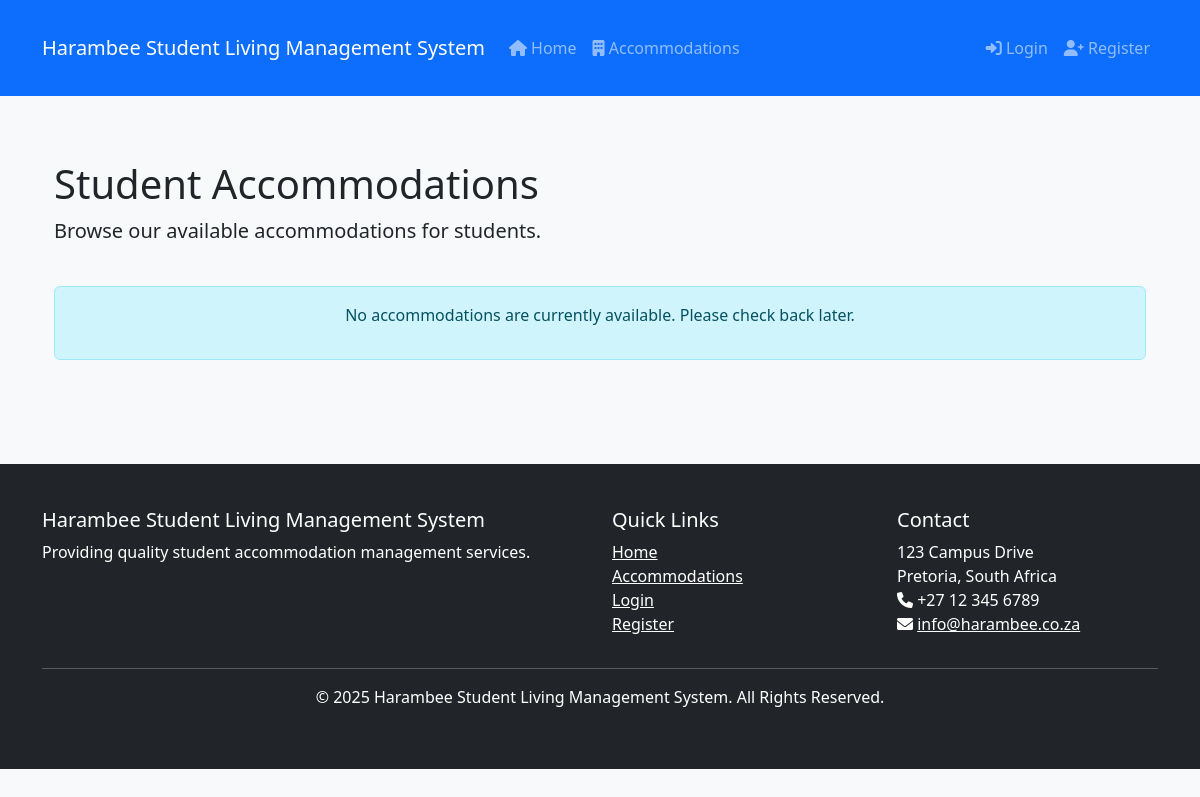
Before: /accommodations.php with the older database file.
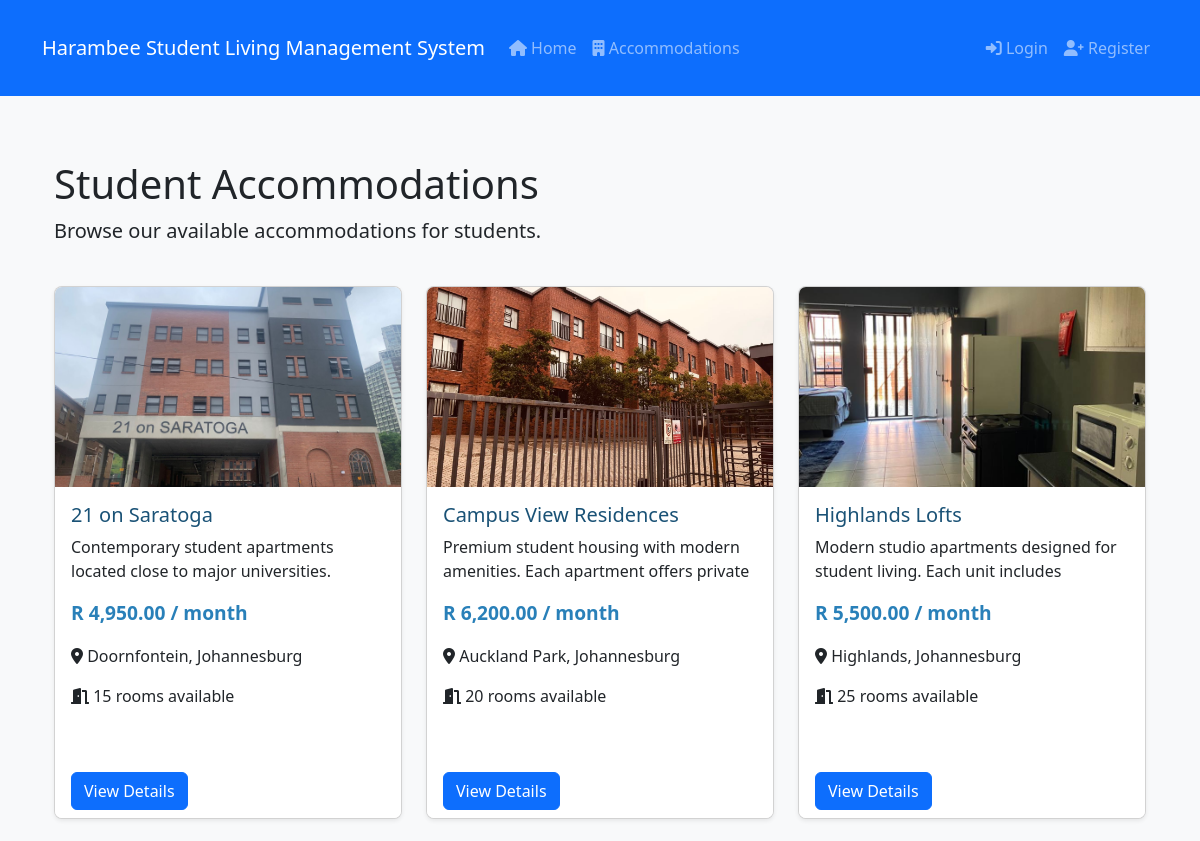
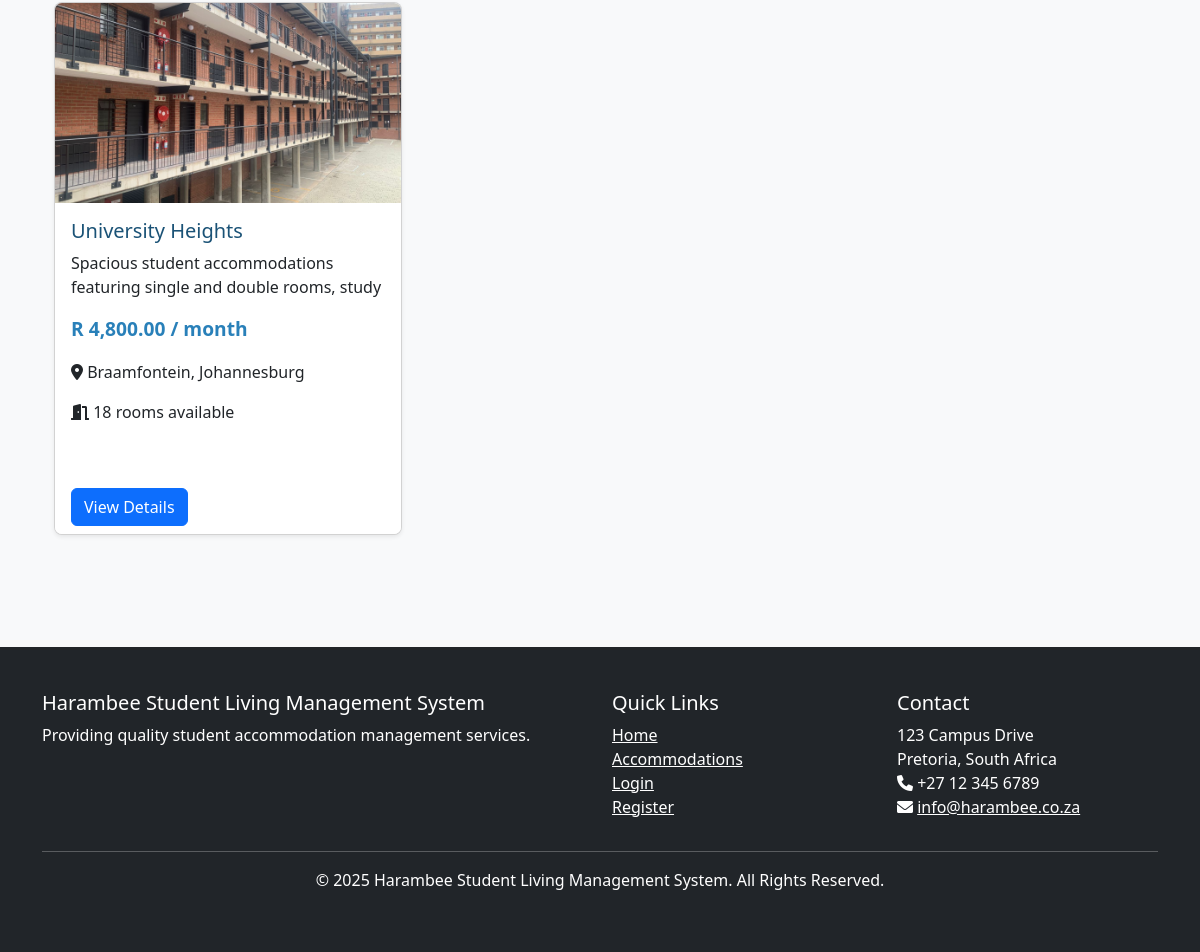
After: the same page with the newer database file (2 pictures, top to bottom).
### tables this page shows
CREATE TABLE accommodations (
        id INTEGER PRIMARY KEY AUTOINCREMENT,
        name VARCHAR(100) NOT NULL,
        location TEXT NOT NULL,
        description TEXT,
        rooms_available INTEGER NOT NULL,
        price_per_month DECIMAL(10,2) NOT NULL,
        admin_id INTEGER,
        image_path VARCHAR(255),
        created_at DATETIME NOT NULL,
        FOREIGN KEY (admin_id) REFERENCES users (id)
    );

### includes/authentication.php (called while the page is built, shortened)
<?php
require_once 'database.php';
function isLoggedIn() {
    return isset($_SESSION['user_id']);
}
?>

### includes/database.php (called while the page is built, shortened)
<?php
function connectDB() {
    try {
        if (DB_TYPE === 'sqlite') {
            $pdo = new PDO('sqlite:' . DB_PATH);
        } else {
            $dsn = 'mysql:host=' . DB_HOST . ';dbname=' . DB_NAME . ';charset=utf8mb4';
            $pdo = new PDO($dsn, DB_USER, DB_PASS);
        }
        $pdo->setAttribute(PDO::ATTR_ERRMODE, PDO::ERRMODE_EXCEPTION);
        $pdo->setAttribute(PDO::ATTR_DEFAULT_FETCH_MODE, PDO::FETCH_ASSOC);
        return $pdo;
    } catch (PDOException $e) {
        die("Database connection failed: " . $e->getMessage());
    }
}
function executeQuery($sql, $params = []) {
    try {
        $pdo = connectDB();
        $stmt = $pdo->prepare($sql);
        $stmt->execute($params);
        return $stmt;
    } catch (PDOException $e) {
        die("Query execution failed: " . $e->getMessage());
    }
}
function fetchAll($sql, $params = []) {
    $stmt = executeQuery($sql, $params);
    return $stmt->fetchAll();
}
?>

### includes/functions.php (called while the page is built, shortened)
<?php
require_once 'database.php';
require_once 'authentication.php';
function formatCurrency($amount, $symbol = 'R') {
    return $symbol . ' ' . number_format($amount, 2, '.', ',');
}
?>

### accommodations.php (the view, shortened to what this page needs)
<?php
require_once 'includes/database.php';
require_once 'includes/functions.php';
require_once 'includes/authentication.php';
$accommodationId = isset($_GET['id']) ? intval($_GET['id']) : 0;
if ($accommodationId) {
    $accommodation = getAccommodationById($accommodationId);
    if (!$accommodation) {
        header('Location: accommodations.php');
        exit;
    }
} else {
    $accommodations = fetchAll("SELECT * FROM accommodations ORDER BY name ASC");
}
include 'includes/header.php';
?>
<?php if ($accommodationId && $accommodation): ?>
    <div class="container">
        <div class="row mb-4">
            <div class="col-md-8">
                <nav aria-label="breadcrumb">
                    <ol class="breadcrumb">
                        <li class="breadcrumb-item"><a href="index.php">Home</a></li>
                        <li class="breadcrumb-item"><a href="accommodations.php">Accommodations</a></li>
                        <li class="breadcrumb-item active" aria-current="page"><?= $accommodation['name'] ?></li>
                    </ol>
                </nav>
                <h1><?= $accommodation['name'] ?></h1>
            </div>
        </div>
        <div class="row">
            <div class="col-md-8 mb-4">
                <div class="card">
                    <?php if (!empty($accommodation['image_path'])): ?>
                        <img src="uploads/accommodations/<?= $accommodation['image_path'] ?>" class="img-fluid" alt="<?= $accommodation['name'] ?>">
                    <?php else: ?>
                        <div class="bg-light p-5 text-center">
                            <i class="fas fa-building fa-5x text-secondary"></i>
                            <p class="mt-3 text-muted">No image available</p>
                        </div>
                    <?php endif; ?>
                    <div class="card-body">
                        <h5 class="card-title">Description</h5>
                        <p class="card-text"><?= nl2br($accommodation['description']) ?></p>
                        <h5 class="mt-4">Location</h5>
                        <p><i class="fas fa-map-marker-alt"></i> <?= $accommodation['location'] ?></p>
                        <div class="row mt-4">
                            <div class="col-md-6">
                                <h5>Price</h5>
                                <p class="accommodation-price"><?= formatCurrency($accommodation['price_per_month']) ?> / month</p>
                            </div>
                            <div class="col-md-6">
                                <h5>Availability</h5>
                                <p><?= $accommodation['rooms_available'] ?> rooms available</p>
                            </div>
                        </div>
                    </div>
                </div>
            </div>
            <div class="col-md-4">
                <div class="card mb-4">
                    <div class="card-header bg-primary text-white">
                        <h5 class="mb-0">Apply Now</h5>
                    </div>
                    <div class="card-body">
                        <p>Interested in this accommodation? Submit an application now.</p>
                        <?php if (!isLoggedIn()): ?>
                            <p>You need to be logged in to apply.</p>
                            <div class="d-grid gap-2">
                                <a href="login.php" class="btn btn-primary">Login</a>
                                <a href="register.php" class="btn btn-outline-primary">Register</a>
                            </div>
                        <?php elseif (hasRole(ROLE_STUDENT)): ?>
                            <div class="d-grid">
                                <a href="applications.php?accommodation_id=<?= $accommodation['id'] ?>" class="btn btn-primary btn-lg">Apply Now</a>
                            </div>
                        <?php else: ?>
                            <p class="alert alert-info">Admin users cannot apply for accommodation.</p>
                        <?php endif; ?>
                    </div>
                </div>
                <div class="card">
                    <div class="card-header bg-primary text-white">
                        <h5 class="mb-0">Contact Information</h5>
                    </div>
                    <div class="card-body">
                        <p><i class="fas fa-envelope"></i> info@harambee.co.za</p>
                        <p><i class="fas fa-phone"></i> +27 12 345 6789</p>
                        <p><i class="fas fa-clock"></i> Monday to Friday, 8am to 5pm</p>
                    </div>
                </div>
            </div>
        </div>
    </div>
<?php else: ?>
    <div class="container">
        <div class="row mb-4">
            <div class="col-md-8">
                <h1>Student Accommodations</h1>
                <p class="lead">Browse our available accommodations for students.</p>
            </div>
        </div>
        <?php if (empty($accommodations)): ?>
            <div class="alert alert-info">
                <p class="text-center">No accommodations are currently available. Please check back later.</p>
            </div>
        <?php else: ?>
            <div class="row">
                <?php foreach ($accommodations as $accommodation): ?>
                    <div class="col-md-4 mb-4">
                        <div class="card h-100 accommodation-card">
                            <?php if (!empty($accommodation['image_path'])): ?>
                                <img src="uploads/accommodations/<?= $accommodation['image_path'] ?>" class="card-img-top" alt="<?= $accommodation['name'] ?>">
                            <?php else: ?>
                                <div class="card-img-top d-flex align-items-center justify-content-center bg-light">
                                    <i class="fas fa-building fa-5x text-secondary"></i>
                                </div>
                            <?php endif; ?>
                            <div class="card-body">
                                <h5 class="card-title"><?= $accommodation['name'] ?></h5>
                                <p class="card-text"><?= substr($accommodation['description'], 0, 100) . '...' ?></p>
                                <p class="accommodation-price"><?= formatCurrency($accommodation['price_per_month']) ?> / month</p>
                                <p><i class="fas fa-map-marker-alt"></i> <?= $accommodation['location'] ?></p>
                                <p><i class="fas fa-door-open"></i> <?= $accommodation['rooms_available'] ?> rooms available</p>
                            </div>
                            <div class="card-footer">
                                <a href="accommodations.php?id=<?= $accommodation['id'] ?>" class="btn btn-primary">View Details</a>
                            </div>
                        </div>
                    </div>
                <?php endforeach; ?>
            </div>
        <?php endif; ?>
    </div>
<?php endif; ?>
<?php include 'includes/footer.php'; ?>

### includes/header.php (shortened to what this page needs)
<!DOCTYPE html>
<html lang="en">
<head>
    <link href="https://cdn.jsdelivr.net/npm/bootstrap@5.3.0-alpha1/dist/css/bootstrap.min.css" rel="stylesheet">
    <link rel="stylesheet" href="https://cdnjs.cloudflare.com/ajax/libs/font-awesome/6.0.0/css/all.min.css">
    <link rel="stylesheet" href="css/style.css">
</head>
<body>
    <nav class="navbar navbar-expand-lg navbar-dark bg-primary">
        <div class="container">
            <a class="navbar-brand" href="index.php"><?= APP_NAME ?></a>
            <div class="collapse navbar-collapse" id="navbarNav">
                <ul class="navbar-nav me-auto">
                    <li class="nav-item">
                        <a class="nav-link" href="index.php"><i class="fas fa-home"></i> Home</a>
                    </li>
                    <li class="nav-item">
                        <a class="nav-link" href="accommodations.php"><i class="fas fa-building"></i> Accommodations</a>
                    </li>
                </ul>
                <ul class="navbar-nav ms-auto">
                    <?php if (isLoggedIn()): ?>
                        <li class="nav-item dropdown">
                            <a class="nav-link dropdown-toggle" href="#" id="navbarDropdown" role="button" data-bs-toggle="dropdown" aria-expanded="false">
                                <i class="fas fa-user"></i> <?= $_SESSION['username'] ?>
                            </a>
                            <ul class="dropdown-menu dropdown-menu-end" aria-labelledby="navbarDropdown">
                                <li><a class="dropdown-item" href="dashboard.php"><i class="fas fa-tachometer-alt"></i> Dashboard</a></li>
                                <li><hr class="dropdown-divider"></li>
                                <li><a class="dropdown-item" href="logout.php"><i class="fas fa-sign-out-alt"></i> Logout</a></li>
                            </ul>
                        </li>
                    <?php else: ?>
                        <li class="nav-item">
                            <a class="nav-link" href="login.php"><i class="fas fa-sign-in-alt"></i> Login</a>
                        </li>
                        <li class="nav-item">
                            <a class="nav-link" href="register.php"><i class="fas fa-user-plus"></i> Register</a>
                        </li>
                    <?php endif; ?>
                </ul>
            </div>
        </div>
    </nav>
    <div class="container mt-4">

### includes/footer.php (shortened to what this page needs)
    </div>
    <footer class="bg-dark text-white mt-5 py-4">
        <div class="container">
            <div class="row">
                <div class="col-md-6">
                    <h5><?= APP_NAME ?></h5>
                    <p>Providing quality student accommodation management services.</p>
                </div>
                <div class="col-md-3">
                    <h5>Quick Links</h5>
                    <ul class="list-unstyled">
                        <li><a href="index.php" class="text-white">Home</a></li>
                        <li><a href="accommodations.php" class="text-white">Accommodations</a></li>
                        <?php if (!isLoggedIn()): ?>
                            <li><a href="login.php" class="text-white">Login</a></li>
                            <li><a href="register.php" class="text-white">Register</a></li>
                        <?php endif; ?>
                    </ul>
                </div>
                <div class="col-md-3">
                    <h5>Contact</h5>
                    <address>
                        <p>123 Campus Drive<br>
                        Pretoria, South Africa<br>
                        <i class="fas fa-phone"></i> +27 12 345 6789<br>
                        <i class="fas fa-envelope"></i> <a href="mailto:info@harambee.co.za" class="text-white">info@harambee.co.za</a></p>
                    </address>
                </div>
            </div>
            <hr>
            <div class="text-center">
                <p>&copy; <?= date('Y') ?> <?= APP_NAME ?>. All Rights Reserved.</p>
            </div>
        </div>
    </footer>
</body>
</html>

### css/style.css (style rules this page uses)
body { background-color: #f8f9fa; min-height: 100vh; display: flex; flex-direction: column; }
footer { margin-top: auto; }
.container { padding-top: 20px; padding-bottom: 20px; }
.card { box-shadow: 0 0.125rem 0.25rem rgba(0, 0, 0, 0.075); margin-bottom: 1.5rem; border-radius: 0.5rem; overflow: hidden; }
.card-title { color: #1a5276; }
.card-img-top { height: 200px; object-fit: cover; }
.accommodation-card { height: 100%; }
.accommodation-card .card-text { height: 3rem; overflow: hidden; }
.accommodation-card .card-footer { background-color: #fff; border-top: none; }
.accommodation-price { font-size: 1.2rem; font-weight: bold; color: #2980b9; }

Changed rows visible on the page:
added accommodations: image_path (picture), name "21 on Saratoga", description "Contemporary student apartments located close to major universities.…", price_per_month "R 4,950.00", location "Doornfontein, Johannesburg", rooms_available "15"
added accommodations: image_path (picture), name "Campus View Residences", description "Premium student housing with modern amenities. Each apartment offers private…", price_per_month "R 6,200.00", location "Auckland Park, Johannesburg", rooms_available "20"
added accommodations: image_path (picture), name "Highlands Lofts", description "Modern studio apartments designed for student living. Each unit includes…", price_per_month "R 5,500.00", location "Highlands, Johannesburg", rooms_available "25"
added accommodations: image_path (picture), name "University Heights", description "Spacious student accommodations featuring single and double rooms, study…", price_per_month "R 4,800.00", location "Braamfontein, Johannesburg", rooms_available "18"
Other visible differences:
text no longer shown: "No accommodations are currently available. Please check back later."
